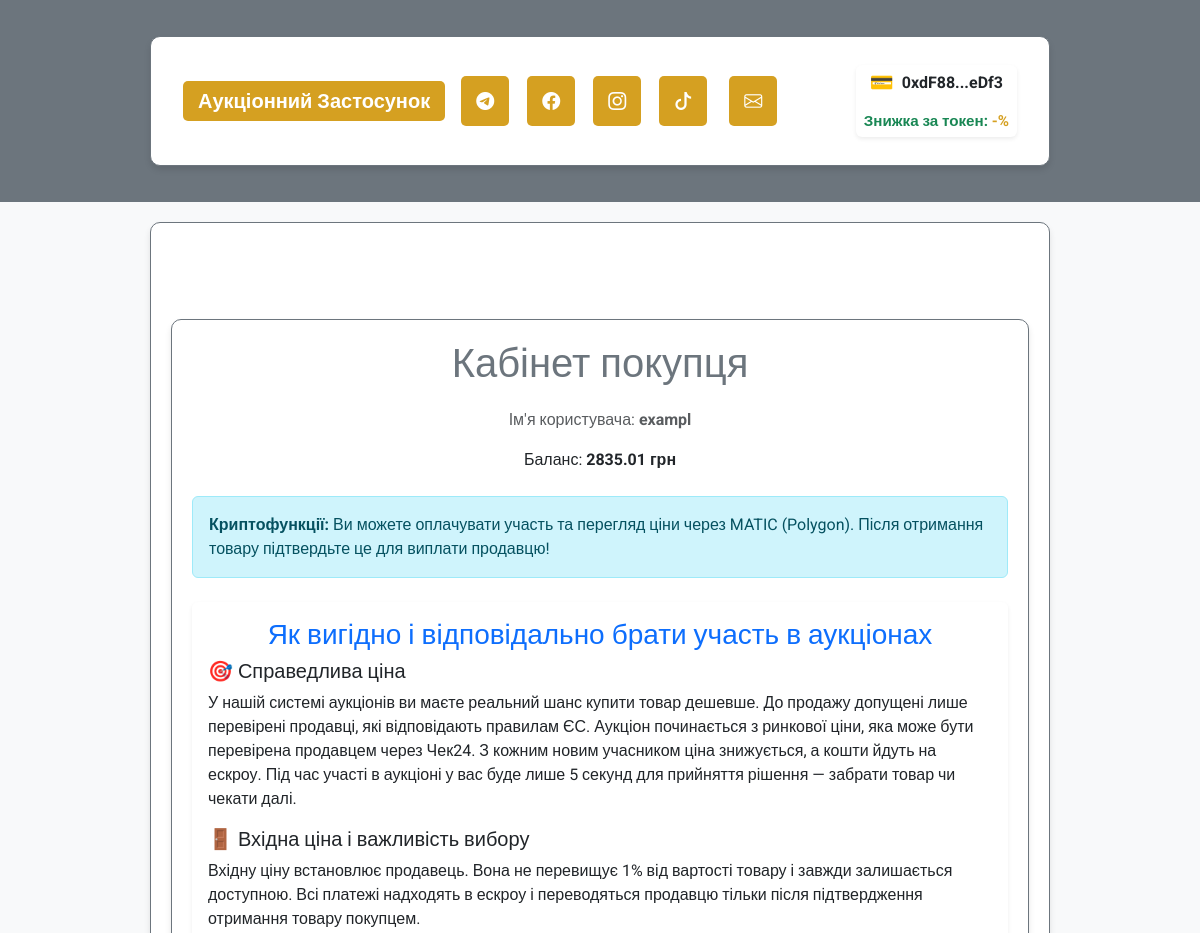
The app's page /user/buyer/Bramaverein1@gmail.com (signed in, upper part), older data.
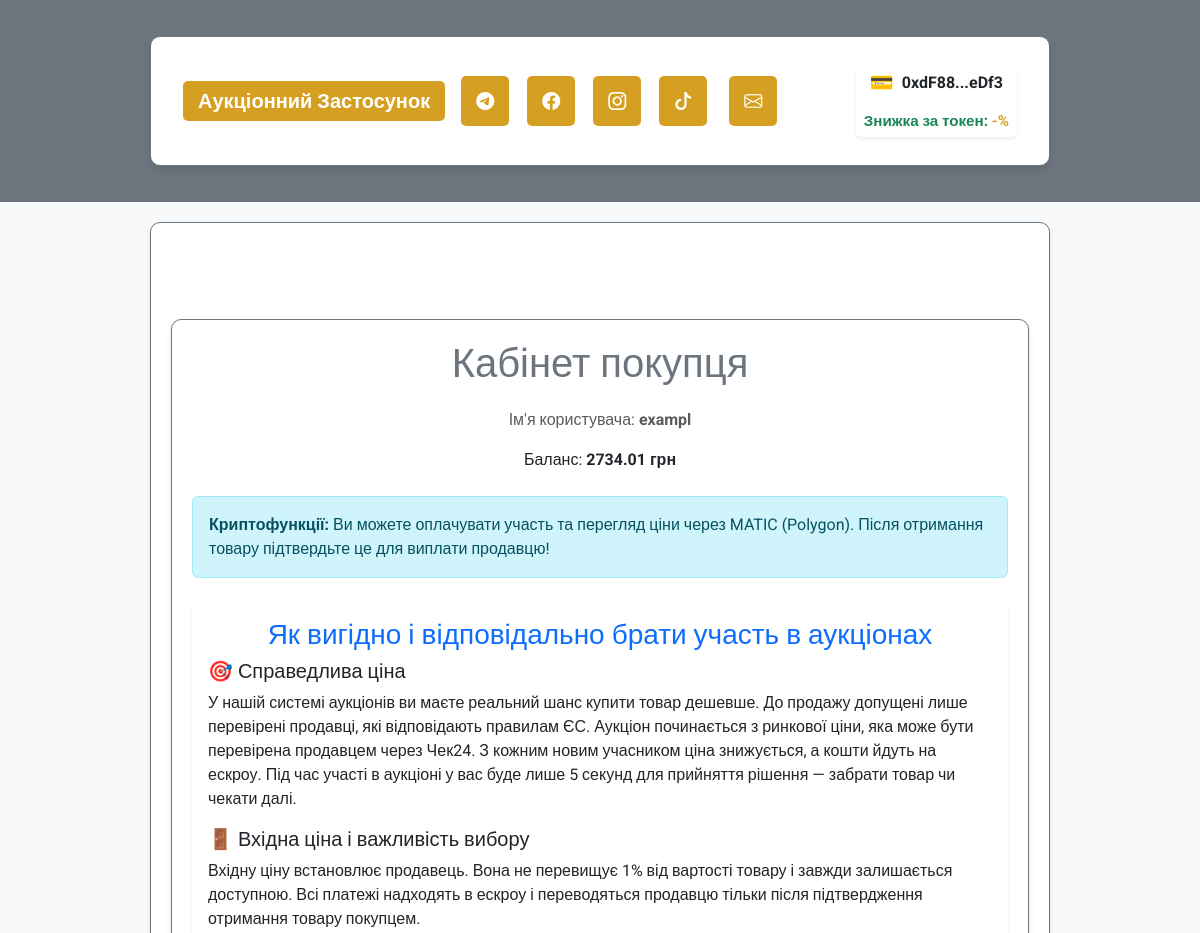
The same page, newer data.
### app/models/user.py (models this page shows, shortened)
class User(UserMixin, db.Model):
    __tablename__ = 'users'
    id = db.Column(db.Integer, primary_key=True)
    username = db.Column(db.String(80), nullable=False, unique=True)
    email = db.Column(db.String(120), nullable=False, unique=True)
    password_hash = db.Column(db.String(128), nullable=False)
    balance = db.Column(db.Float, default=0.0)
    platform_balance = db.Column(db.Float, default=0.0)  # Баланс платформи
    user_type = db.Column(db.String(10), nullable=False)  # "buyer", "seller", "admin"
    is_admin = db.Column(db.Boolean, default=False)  # Поле для адміністратора
    wallet_address = db.Column(db.String(42), nullable=True)  # Адреса криптогаманця
    verification_document = db.Column(db.String(255))
    is_verified = db.Column(Boolean, default=False)
    company_name = db.Column(db.String(255))
    tax_id = db.Column(db.String(64))
    auctions_created = db.relationship('Auction', foreign_keys='Auction.seller_id', backref='seller', lazy=True)
    auctions_won = db.relationship('Auction', foreign_keys='Auction.winner_id', backref='winner', lazy=True)
    auction_participations = db.relationship('AuctionParticipant', back_populates='user', lazy=True)

### app/routes/user_routes.py (the view, shortened to what this page needs)
@user_bp.route('/buyer/<string:email>', methods=['GET', 'POST'])
@login_required
def buyer_dashboard(email):
    if current_user.email != email:
        flash("Неавторизований доступ", 'error')
        return redirect(url_for('auth.login'))
    user = User.query.filter_by(email=email).first()
    if not user:
        flash("Користувача не знайдено", 'error')
        return redirect(url_for('auth.login'))
    auctions = Auction.query.filter_by(is_active=True).all()
    pending_confirmations = Auction.query.filter_by(is_active=False, is_confirmed=False, winner_id=current_user.id).all()
    return render_template('users/buyer_dashboard.html', user=user, auctions=auctions, pending_confirmations=pending_confirmations)

### app/templates/users/buyer_dashboard.html (shortened to what this page needs)
{% extends "base.html" %}
{% block content %}
<div class="container my-5">
    <div class="text-center mb-4">
        <h1 class="text-secondary">Кабінет покупця</h1>
        <p class="text-muted">Ім'я користувача: <strong>{{ user.username }}</strong></p>
        <p>Баланс: <strong><span id="balance-display">{{ user.balance }}</span> грн</strong></p>
    </div>
    <div class="alert alert-info mb-4">
        <b>Криптофункції:</b> Ви можете оплачувати участь та перегляд ціни через MATIC (Polygon). Після отримання товару підтвердьте це для виплати продавцю!
    </div>
    <div class="card shadow-sm border-0 mb-5">
        <div class="card-body">
            <h3 class="card-title text-primary">Як вигідно і відповідально брати участь в аукціонах</h3>
            <h5>🎯 Справедлива ціна</h5>
            <p>У нашій системі аукціонів ви маєте реальний шанс купити товар дешевше. До продажу допущені лише перевірені продавці, які відповідають правилам ЄС. Аукціон починається з ринкової ціни, яка може бути перевірена продавцем через Чек24. З кожним новим учасником ціна знижується, а кошти йдуть на ескроу. Під час участі в аукціоні у вас буде лише 5 секунд для прийняття рішення — забрати товар чи чекати далі.</p>
            <h5>🚪 Вхідна ціна і важливість вибору</h5>
            <p>Вхідну ціну встановлює продавець. Вона не перевищує 1% від вартості товару і завжди залишається доступною. Всі платежі надходять в ескроу і переводяться продавцю тільки після підтвердження отримання товару покупцем.</p>
        </div>
    </div>
</div>
{% endblock %}

### app/templates/base.html (shortened to what this page needs)
<!DOCTYPE html>
<html lang="uk">
<head>
    <link href="https://cdn.jsdelivr.net/npm/bootstrap@5.3.0/dist/css/bootstrap.min.css" rel="stylesheet">
    <link rel="stylesheet" href="https://cdn.jsdelivr.net/npm/bootstrap-icons@1.11.1/font/bootstrap-icons.css">
    <link rel="stylesheet" href="{{ url_for('static', filename='css/custom.css') }}">
</head>
<body class="bg-light text-dark" style="font-family: 'Roboto', sans-serif;">
    <header class="bg-secondary text-white py-3">
        <div class="container">
            <nav class="navbar navbar-expand-lg navbar-dark">
                <div class="container-fluid">
                    <a class="navbar-brand fw-bold" href="/">Аукціонний Застосунок</a>
                    <div class="d-flex align-items-center w-100 justify-content-between">
                        <div class="d-flex gap-2 align-items-center">
                            <a href="https://t.me/your_channel" class="text-white fs-5" title="Telegram" target="_blank">
                                <i class="bi bi-telegram" style="font-size:18px;"></i>
                            </a>
                            <a href="https://facebook.com/your_page" class="text-white fs-5" title="Facebook" target="_blank">
                                <i class="bi bi-facebook" style="font-size:18px;"></i>
                            </a>
                            <a href="https://instagram.com/your_page" class="text-white fs-5" title="Instagram" target="_blank">
                                <i class="bi bi-instagram" style="font-size:18px;"></i>
                            </a>
                            <a href="https://tiktok.com/@your_page" class="text-white fs-5" title="TikTok" target="_blank">
                                <i class="bi bi-tiktok" style="font-size:18px;"></i>
                            </a>
                            <a href="mailto:info@yourdomain.com" class="text-white fs-5 ms-1" title="Пошта">
                                <i class="bi bi-envelope" style="font-size:18px;"></i>
                            </a>
                        </div>
                        <div class="d-flex align-items-center ms-3">
                            {% if current_user.is_authenticated %}
                                {% if current_user.wallet_address %}
                                    <div class="wallet-widget d-flex align-items-center bg-white px-2 py-1 rounded shadow-sm" style="gap: 8px; flex-direction: column; align-items: flex-start;">
                                        <div class="d-flex align-items-center" style="gap: 8px;">
                                            <span style="font-size: 1.2em; color: #28a745;">&#128179;</span>
                                            <span id="wallet-address-short" class="fw-bold text-dark" style="cursor:pointer;" title="Скопіювати адресу">
                                                {{ current_user.wallet_address[:6] }}...{{ current_user.wallet_address[-4:] }}
                                            </span>
                                        </div>
                                        {% if user_discount is not none %}
                                            <div class="small text-success fw-bold mt-1" style="font-size: 0.95em;">
                                                Знижка за токен: <span style="color:#d5a021;">-{{ user_discount }}%</span>
                                            </div>
                                        {% endif %}
                                    </div>
                                {% else %}
                                    <button onclick="connectWallet()" class="btn btn-outline-warning btn-sm ms-2">Підключити гаманець &#128179;</button>
                                {% endif %}
                            {% endif %}
                        </div>
                    </div>
                </div>
            </nav>
        </div>
    </header>
    <main class="container py-5">
        {% block content %}{% endblock %}
    </main>
</body>
</html>

Row changes from the older to the newer data that the page shows:
changed User "0xdF88": balance "2835.01" → "2734.01"
